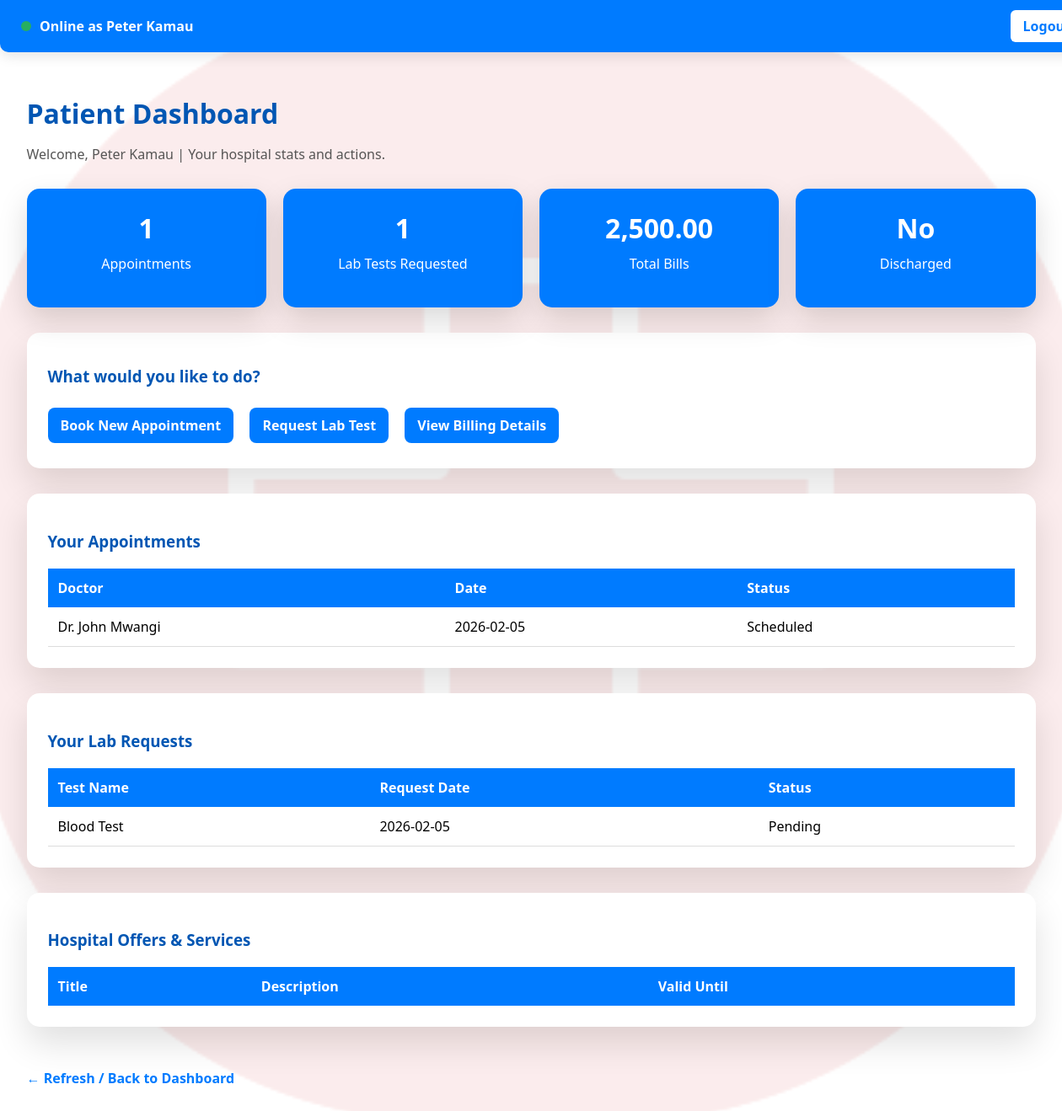
The app's page /patient/dashboard.php (signed in) with its own data.
### tables this page shows
CREATE TABLE `patients` (
  `patient_id` int(11) NOT NULL,
  `user_id` int(11) DEFAULT NULL,
  `full_name` varchar(100) DEFAULT NULL,
  `gender` varchar(10) DEFAULT NULL,
  `age` int(11) DEFAULT NULL,
  `phone` varchar(20) DEFAULT NULL,
  `address` text DEFAULT NULL,
  `date_registered` date DEFAULT NULL
);

CREATE TABLE `appointments` (
  `appointment_id` int(11) NOT NULL,
  `patient_id` int(11) DEFAULT NULL,
  `doctor_id` int(11) DEFAULT NULL,
  `appointment_date` date DEFAULT NULL,
  `status` varchar(50) DEFAULT NULL
);

CREATE TABLE `doctors` (
  `doctor_id` int(11) NOT NULL,
  `full_name` varchar(100) DEFAULT NULL,
  `specialization` varchar(100) DEFAULT NULL,
  `phone` varchar(20) DEFAULT NULL
);

CREATE TABLE `lab_requests` (
  `lab_id` int(11) NOT NULL,
  `patient_id` int(11) DEFAULT NULL,
  `test_name` varchar(100) DEFAULT NULL,
  `request_date` date DEFAULT NULL,
  `status` varchar(50) DEFAULT NULL
);

### patient/dashboard.php (the view, shortened to what this page needs)
<?php
include("../config/db.php");
$user_id = $_SESSION['user_id'];
$patient_info_query = mysqli_query($conn, "SELECT * FROM patients WHERE user_id='$user_id'");
$patient_info = mysqli_fetch_assoc($patient_info_query);
$appointments = mysqli_query($conn, "
    SELECT a.appointment_id, a.appointment_date, a.status, d.full_name AS doctor
    FROM appointments a
    JOIN doctors d ON a.doctor_id = d.doctor_id
    WHERE a.patient_id='{$patient_info['patient_id']}'
    ORDER BY a.appointment_date DESC
");
$lab_requests = mysqli_query($conn, "
    SELECT lab_id, test_name, request_date, status
    FROM lab_requests
    WHERE patient_id='{$patient_info['patient_id']}'
    ORDER BY request_date DESC
");
$billing = mysqli_query($conn, "
    SELECT bill_id, amount, description, bill_date
    FROM billing
    WHERE patient_id='{$patient_info['patient_id']}'
    ORDER BY bill_date DESC
");
$discharge_query = mysqli_query($conn, "
    SELECT discharge_date, remarks
    FROM discharge
    WHERE patient_id='{$patient_info['patient_id']}'
");
$discharge = mysqli_fetch_assoc($discharge_query);
?>
<!DOCTYPE html>
<html lang="en">
<head>
</head>
<body>
<div class="overlay">
<?php include("topbar.php"); ?>
<div class="container">
    <h1>Patient Dashboard</h1>
    <p class="subtitle">Welcome, <?php echo htmlspecialchars($patient_info['full_name']); ?> | Your hospital stats and actions.</p>
    <div class="cards">
        <div class="card"><h2><?php echo mysqli_num_rows($appointments); ?></h2><p>Appointments</p></div>
        <div class="card"><h2><?php echo mysqli_num_rows($lab_requests); ?></h2><p>Lab Tests Requested</p></div>
        <div class="card">
            <h2><?php $total_bill=0; mysqli_data_seek($billing,0); while($b=mysqli_fetch_assoc($billing)) $total_bill+=$b['amount']; echo number_format($total_bill,2); ?></h2>
            <p>Total Bills</p>
        </div>
        <div class="card"><h2><?php echo $discharge ? "Yes" : "No"; ?></h2><p>Discharged</p></div>
    </div>
    <div class="actions">
        <h3>What would you like to do?</h3>
        <a onclick="openModal('appointmentModal')">Book New Appointment</a>
        <a onclick="openModal('labModal')">Request Lab Test</a>
        <a onclick="openModal('billingModal')">View Billing Details</a>
    </div>
    <div class="section">
        <h3>Your Appointments</h3>
        <table>
            <tr><th>Doctor</th><th>Date</th><th>Status</th></tr>
            <?php mysqli_data_seek($appointments,0); while($a=mysqli_fetch_assoc($appointments)) { ?>
                <tr>
                    <td><?php echo htmlspecialchars($a['doctor']); ?></td>
                    <td><?php echo $a['appointment_date']; ?></td>
                    <td class="<?php echo strtolower($a['status']); ?>"><?php echo $a['status']; ?></td>
                </tr>
            <?php } ?>
        </table>
    </div>
    <div class="section">
        <h3>Your Lab Requests</h3>
        <table>
            <tr><th>Test Name</th><th>Request Date</th><th>Status</th></tr>
            <?php mysqli_data_seek($lab_requests,0); while($l=mysqli_fetch_assoc($lab_requests)) { ?>
                <tr>
                    <td><?php echo htmlspecialchars($l['test_name']); ?></td>
                    <td><?php echo $l['request_date']; ?></td>
                    <td class="<?php echo strtolower($l['status']); ?>"><?php echo $l['status']; ?></td>
                </tr>
            <?php } ?>
        </table>
    </div>
    <div class="section">
        <h3>Hospital Offers & Services</h3>
        <table>
            <tr><th>Title</th><th>Description</th><th>Valid Until</th></tr>
        </table>
    </div>
    <a href="dashboard.php" class="back-link">← Refresh / Back to Dashboard</a>
</div>
</div>
</body>
</html>

### patient/dashboard.php (style rules this page uses)
body { margin: 0; font-family: "Segoe UI", Arial, sans-serif; background: url("../assets/img/22.jpg") no-repeat center center fixed; background-size: cover; }
.overlay { min-height: 100vh; background: rgba(255,255,255,0.92); padding-bottom: 40px; }
.container { width:95%; max-width:1200px; margin:auto; padding-top:30px; }
h1 { color:#0056b3; margin-bottom:5px; }
.subtitle { color:#555; margin-bottom:30px; font-size:16px; }
.cards { display:grid; grid-template-columns: repeat(auto-fit, minmax(220px,1fr)); gap:20px; margin-bottom:30px; }
.card { background:#007bff; color:#fff; padding:25px; border-radius:15px; box-shadow:0 15px 35px rgba(0,0,0,0.15); text-align:center; }
.card h2 { margin:0; font-size:32px; }
.card p { margin-top:10px; font-size:16px; }
.actions { background:#ffffff; padding:20px 25px; border-radius:15px; box-shadow:0 20px 40px rgba(0,0,0,0.12); margin-bottom:30px; }
.actions h3 { color:#0056b3; margin-bottom:15px; }
.actions a { display:inline-block; margin:10px 15px 10px 0; padding:10px 15px; background:#007bff; color:#fff; border-radius:8px; text-decoration:none; font-weight:600; cursor:pointer; }
.section { background:#ffffff; padding:25px; border-radius:15px; box-shadow:0 20px 40px rgba(0,0,0,0.12); margin-bottom:30px; }
.section h3 { margin-bottom:20px; color:#0056b3; }
table { width:100%; border-collapse:collapse; }
th { background:#007bff; color:#fff; padding:12px; text-align:left; }
td { padding:12px; border-bottom:1px solid #ddd; }
.back-link { display:inline-block; margin-top:20px; text-decoration:none; color:#007bff; font-weight:600; }

### records on screen
patients: full_name "Peter Kamau"
appointments: doctor.full_name "Dr. John Mwangi", appointment_date "2026-02-05", status "Scheduled"
lab_requests: test_name "Blood Test", request_date "2026-02-05", status "Pending"

### other values on screen
$_SESSION['full_name'] "Peter Kamau"
mysqli_num_rows($appointments) "1"
mysqli_num_rows($lab_requests) "1"
$total_bill "2,500.00"
